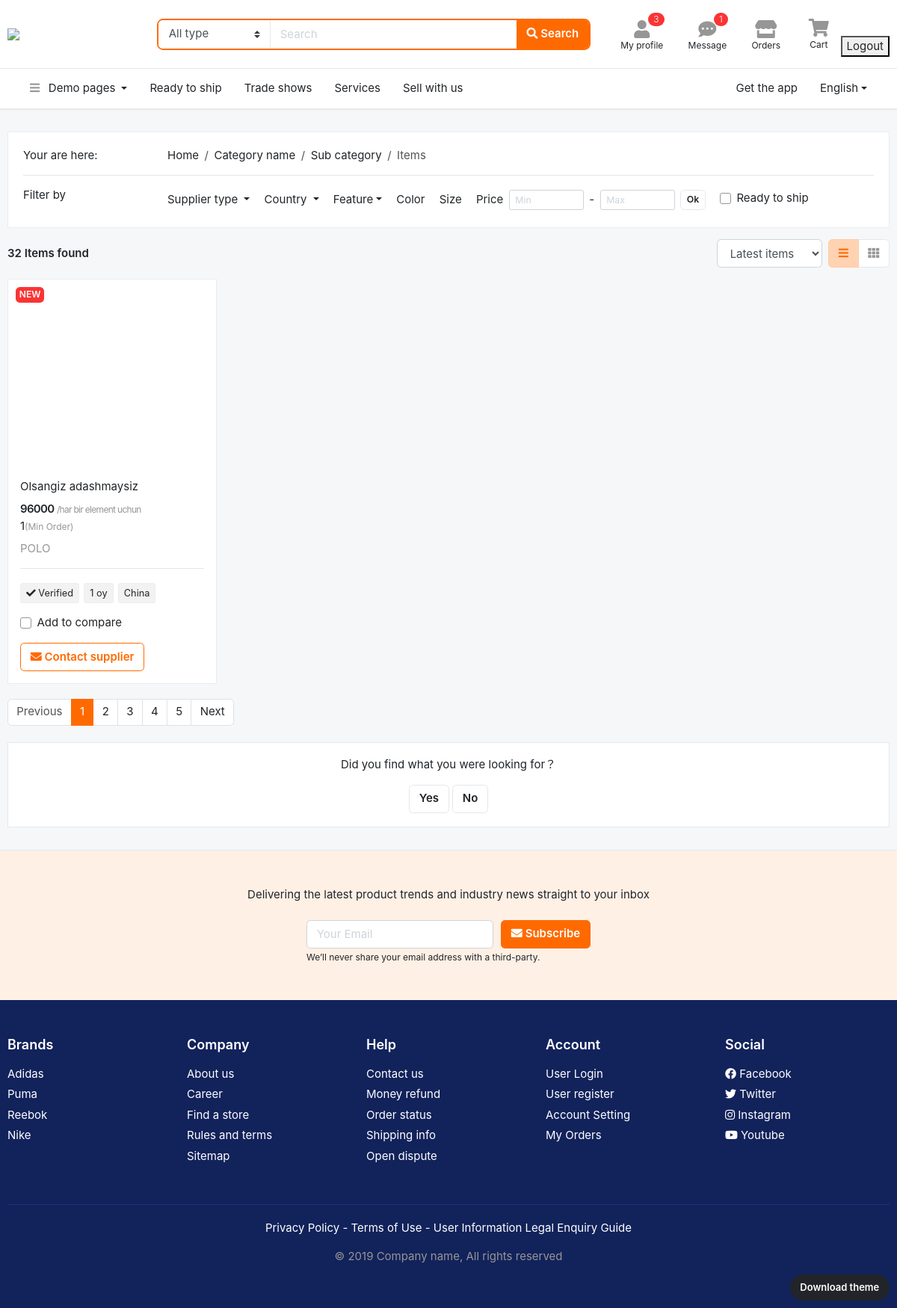
Screenshot of /asosiy/2/mahsulotlar/ (signed in) with the database file from the repository.
### asosiy/models.py (models this page shows, shortened)
class Mahsulot(models.Model):
    nom = models.CharField(max_length=50)
    narx = models.PositiveSmallIntegerField()
    min_miqdor = models.PositiveSmallIntegerField(default=1)
    bolim = models.ForeignKey(Bolim, on_delete=models.CASCADE)
    davlat = models.CharField(max_length=60)
    brend = models.CharField(max_length=60)
    yetkazish = models.CharField(max_length=60)
    mavjud = models.BooleanField(default=True)
    matn = models.TextField()
    kafolat = models.CharField(max_length=50)
    chegirma = models.PositiveSmallIntegerField(default=0)

### asosiy/views.py (the view)
# urls.py: path('<int:pk>/mahsulotlar/', MahsulotlarView.as_view(), name='mahsulotlar'),
class MahsulotlarView(View):
    def get(self, request, pk):
        if request.user.is_authenticated:
            content = {
                'mahsulotlar': Mahsulot.objects.filter(bolim__id=pk),
            }
            return render(request, 'page-listing-grid.html', content)
        return redirect('/')

### templates/page-listing-grid.html (shortened to what this page needs)
{% extends 'header.html' %}
{%block content %}
<section class="section-content padding-y">
<div class="container">
<div class="card mb-3">
	<div class="card-body">
<div class="row">
	<div class="col-md-2"> Your are here: </div>
	<nav class="col-md-8">
	<ol class="breadcrumb">
	    <li class="breadcrumb-item"><a href="#">Home</a></li>
	    <li class="breadcrumb-item"><a href="#">Category name</a></li>
	    <li class="breadcrumb-item"><a href="#">Sub category</a></li>
	    <li class="breadcrumb-item active" aria-current="page">Items</li>
	</ol>
	</nav>
</div>
<hr>
<div class="row">
	<div class="col-md-2">Filter by</div>
	<div class="col-md-10">
		<ul class="list-inline">
		  <li class="list-inline-item mr-3 dropdown"><a href="#" class="dropdown-toggle" data-toggle="dropdown">   Supplier type </a>
	      </li>
	      <li class="list-inline-item mr-3 dropdown">
	      	<a href="#" class="dropdown-toggle" data-toggle="dropdown">  Country </a>
	      </li>
		  <li class="list-inline-item mr-3 dropdown">
		  	<a href="#" class="dropdown-toggle" data-toggle="dropdown">Feature</a>
		  </li>
		  <li class="list-inline-item mr-3"><a href="#">Color</a></li>
		  <li class="list-inline-item mr-3"><a href="#">Size</a></li>
		  <li class="list-inline-item mr-3">
		  	<div class="form-inline">
		  		<label class="mr-2">Price</label>
				<input class="form-control form-control-sm" placeholder="Min" type="number">
					<span class="px-2"> - </span>
				<input class="form-control form-control-sm" placeholder="Max" type="number">
				<button type="submit" class="btn btn-sm btn-light ml-2">Ok</button>
			</div>
		  </li>
		  <li class="list-inline-item mr-3">
		  	<label class="custom-control mt-1 custom-checkbox">
			  <div class="custom-control-label">Ready to ship
			  </div>
			</label>
		  </li>
		</ul>
	</div>
</div>
	</div>
</div>
<header class="mb-3">
		<div class="form-inline">
			<strong class="mr-md-auto">32 Items found </strong>
			<select class="mr-2 form-control">
				<option>Latest items</option>
			</select>
			<div class="btn-group">
				<a href="page-listing-grid.html" class="btn btn-light active" data-toggle="tooltip" title="List view">
					<i class="fa fa-bars"></i></a>
				<a href="page-listing-large.html" class="btn btn-light" data-toggle="tooltip" title="Grid view">
					<i class="fa fa-th"></i></a>
			</div>
		</div>
</header>
<div class="row">
	{% for i in mahsulotlar %}
	<div class="col-md-3">
		<figure class="card card-product-grid">
			<div class="img-wrap">
				<span class="badge badge-danger"> NEW </span>
			</div>
			<figcaption class="info-wrap">
					<a href="#" class="title mb-2">{{i.matn}}</a>
					<div class="price-wrap">
						<span class="price">{{i.narx}}</span>
						<small class="text-muted">/har bir element uchun</small>
					</div>
					<p class="mb-2">{{i.min_miqdor}}<small class="text-muted">(Min Order)</small></p>
					<p class="text-muted ">{{i.brend}}</p>
					<hr>
					<p class="mb-3">
						<span class="tag"> <i class="fa fa-check"></i> Verified</span>
						<span class="tag">{{i.kafolat}}</span>
						<span class="tag">{{i.davlat}}</span>
					</p>
					<label class="custom-control mb-3 custom-checkbox">
					  <div class="custom-control-label">Add to compare
					  </div>
					</label>
					<a href="#" class="btn btn-outline-primary"> <i class="fa fa-envelope"></i> Contact supplier </a>
			</figcaption>
		</figure>
	</div>
	{%endfor%}
</div>
<nav class="mb-4" aria-label="Page navigation sample">
  <ul class="pagination">
    <li class="page-item disabled"><a class="page-link" href="#">Previous</a></li>
    <li class="page-item active"><a class="page-link" href="#">1</a></li>
    <li class="page-item"><a class="page-link" href="#">2</a></li>
    <li class="page-item"><a class="page-link" href="#">3</a></li>
    <li class="page-item"><a class="page-link" href="#">4</a></li>
    <li class="page-item"><a class="page-link" href="#">5</a></li>
    <li class="page-item"><a class="page-link" href="#">Next</a></li>
  </ul>
</nav>
<div class="box text-center">
	<p>Did you find what you were looking for？</p>
	<a href="" class="btn btn-light">Yes</a>
	<a href="" class="btn btn-light">No</a>
</div>
</div>
</section>
<section class="padding-y-lg bg-light border-top">
<div class="container">
<p class="pb-2 text-center">Delivering the latest product trends and industry news straight to your inbox</p>
<div class="row justify-content-md-center">
	<div class="col-lg-4 col-sm-6">
<form class="form-row">
		<div class="col-8">
		<input class="form-control" placeholder="Your Email" type="email">
		</div>
		<div class="col-4">
		<button type="submit" class="btn btn-block btn-warning"> <i class="fa fa-envelope"></i> Subscribe </button>
		</div>
</form>
<small class="form-text">We’ll never share your email address with a third-party. </small>
	</div>
</div>
</div>
</section>
<footer class="section-footer bg-secondary">
	<div class="container">
		<section class="footer-top padding-y-lg text-white">
			<div class="row">
				<aside class="col-md col-6">
					<h6 class="title">Brands</h6>
					<ul class="list-unstyled">
						<li> <a href="#">Adidas</a></li>
						<li> <a href="#">Puma</a></li>
						<li> <a href="#">Reebok</a></li>
						<li> <a href="#">Nike</a></li>
					</ul>
				</aside>
				<aside class="col-md col-6">
					<h6 class="title">Company</h6>
					<ul class="list-unstyled">
						<li> <a href="#">About us</a></li>
						<li> <a href="#">Career</a></li>
						<li> <a href="#">Find a store</a></li>
						<li> <a href="#">Rules and terms</a></li>
						<li> <a href="#">Sitemap</a></li>
					</ul>
				</aside>
				<aside class="col-md col-6">
					<h6 class="title">Help</h6>
					<ul class="list-unstyled">
						<li> <a href="#">Contact us</a></li>
						<li> <a href="#">Money refund</a></li>
						<li> <a href="#">Order status</a></li>
						<li> <a href="#">Shipping info</a></li>
						<li> <a href="#">Open dispute</a></li>
					</ul>
				</aside>
				<aside class="col-md col-6">
					<h6 class="title">Account</h6>
					<ul class="list-unstyled">
						<li> <a href="#"> User Login </a></li>
						<li> <a href="#"> User register </a></li>
						<li> <a href="#"> Account Setting </a></li>
						<li> <a href="#"> My Orders </a></li>
					</ul>
				</aside>
				<aside class="col-md">
					<h6 class="title">Social</h6>
					<ul class="list-unstyled">
						<li><a href="#"> <i class="fab fa-facebook"></i> Facebook </a></li>
						<li><a href="#"> <i class="fab fa-twitter"></i> Twitter </a></li>
						<li><a href="#"> <i class="fab fa-instagram"></i> Instagram </a></li>
						<li><a href="#"> <i class="fab fa-youtube"></i> Youtube </a></li>
					</ul>
				</aside>
			</div>
		</section>
		<section class="footer-bottom text-center">
				<p class="text-white">Privacy Policy - Terms of Use - User Information Legal Enquiry Guide</p>
				<p class="text-muted"> &copy 2019 Company name, All rights reserved </p>
				<br>
		</section>
	</div>
</footer>
{%endblock%}

### static/css/ui.css (style rules this page uses)
html { font-family:'Inter', sans-serif;font-size:15px }
.img-wrap { text-align:center;display:block }
.price-wrap { letter-spacing:-0.7px }
.padding-y { padding-top:30px;padding-bottom:30px }
.padding-y-lg { padding-top:48px;padding-bottom:48px }
figure { margin-bottom:0 }
.section-footer ul li { margin-bottom:5px }
.section-footer ul a { color:inherit }
.section-footer .title { font-weight:600;margin-bottom:16px;font-size:18px }
.footer-bottom { padding-top:20px;padding-bottom:20px;border-top:1px solid #1a3286 }
.btn-light { background-color:#fff;border-color:#e5e7ea }
.btn-light i { color:#969696 }
.btn-light.active i { color:#ff6a00 }
.list-inline { margin-bottom:0 }
.list-inline-item { vertical-align:middle }
[class*="list-"] li:after { visibility:hidden;display:block;content:"";overflow:hidden;height:0;clear:both }
[class*='card-product'] a.title { color:#212529;display:block }
[class*='card-product'] .img-wrap .badge { top:10px;left:10px;position:absolute }
[class*='card-product'] p { margin-bottom:0 }
[class*='card-product'] .img-wrap { overflow:hidden;position:relative }
.card-product-grid { margin-bottom:20px }
.card-product-grid .img-wrap { height:250px }
.card-product-grid .info-wrap { overflow:hidden;padding:16px }
.card .img-wrap { overflow:hidden }
.tag { display:inline-block;padding:3px 7px;background:#f2f2f2;border:1px solid #eee;border-radius:3px;margin-top:4px;margin-right:2px;font-size:85% }
.price { font-weight:600;color:#212529 }
.box { padding:18px;background:#fff;border:1px solid #e5e7ea }
.form-inline input[type='number'] { max-width:100px }
body { background-color:#f6f7f9 }

### rows the page displays
Mahsulot: matn "Olsangiz adashmaysiz", narx "96000", min_miqdor "1", brend "POLO", kafolat "1 oy", davlat "China"
